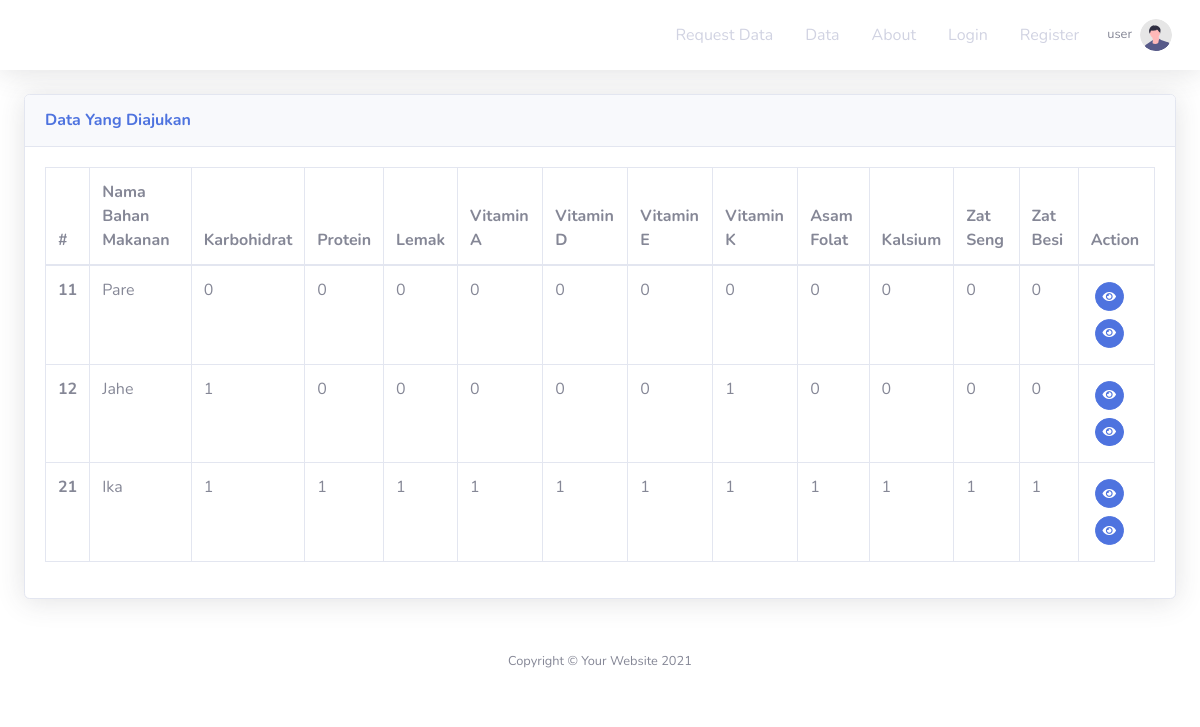
Before: /index.php/frontend/requestdata with the older database file.
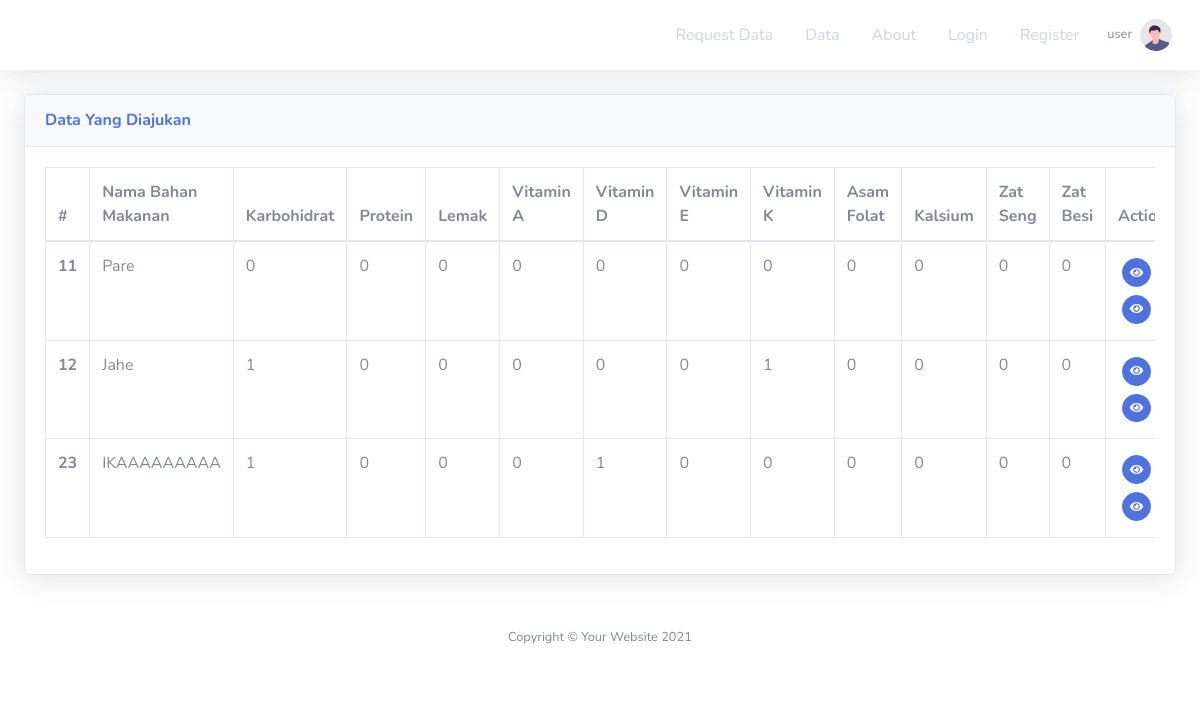
After: the same page with the newer database file.
### tables this page shows
CREATE TABLE `tb_gizi`  (
  `id_gizi` int NOT NULL AUTO_INCREMENT,
  `name` varchar(128) NOT NULL,
  `zat_karbohidrat` tinyint(1) NOT NULL,
  `zat_protein` tinyint(1) NOT NULL,
  `zat_lemak` tinyint(1) NOT NULL,
  `vitamin_a` tinyint(1) NOT NULL,
  `vitamin_d` tinyint(1) NOT NULL,
  `vitamin_e` tinyint(1) NOT NULL,
  `vitamin_k` tinyint(1) NOT NULL,
  `asam_folat` tinyint(1) NOT NULL,
  `zat_kalsium` tinyint(1) NOT NULL,
  `zat_seng` tinyint(1) NOT NULL,
  `zat_besi` tinyint(1) NOT NULL,
  `date_created` date NOT NULL,
  `jumlah_takaran` varchar(50) NULL DEFAULT NULL,
  `id_user` int NULL DEFAULT NULL,
  `foto_bahan_makanan` varchar(255) NULL DEFAULT NULL,
  `lampiran` varchar(255) NULL DEFAULT NULL,
  `is_active` int NULL DEFAULT NULL,
  PRIMARY KEY (`id_gizi`) USING BTREE,
  INDEX `id_takaran`(`jumlah_takaran`) USING BTREE,
  INDEX `tb_gizi_ibfk_1`(`id_user`) USING BTREE,
  CONSTRAINT `tb_gizi_ibfk_1` FOREIGN KEY (`id_user`) REFERENCES `tb_user` (`id_user`) ON DELETE RESTRICT ON UPDATE RESTRICT
);

### application/controllers/frontend/RequestData.php (called while the page is built, shortened)
<?php
class RequestData extends CI_Controller
{
    function __construct()
    {
        $this->load->model('m_requestdata');
    }
    public function index()
    {
        $data['page_title'] = 'Finite Covering';
        $data['gizi'] = $this->m_requestdata->read();
        $this->load->view('frontend/requestdata/index', $data);
    }
}

### index.php (called while the page is built, shortened)
<?php
require_once BASEPATH.'core/CodeIgniter.php';

### application/models/M_requestdata.php (called while the page is built, shortened)
<?php
class M_requestdata extends CI_Model
{
    public function read()
    {
        $this->db->select('*');
        $this->db->from('tb_gizi');
        $this->db->where('is_active', 0);
        $query = $this->db->get();
        return $query;
    }
}

### application/views/frontend/requestdata/index.php (the view, shortened to what this page needs)
<div class="container-fluid">
    <div class="card shadow mb-4">
        <div class="card-header py-3">
            <h6 class="m-0 font-weight-bold text-primary">Data Yang Diajukan</h6>
        </div>
        <div class="card-body">
            <div class="table-responsive">
                <table class="table table-bordered" id="dataTable" width="100%" cellspacing="0">
                    <thead>
                        <tr>
                            <th>#</th>
                            <th>Nama Bahan Makanan</th>
                            <th>Karbohidrat</th>
                            <th>Protein</th>
                            <th>Lemak</th>
                            <th>Vitamin A</th>
                            <th>Vitamin D</th>
                            <th>Vitamin E</th>
                            <th>Vitamin K</th>
                            <th>Asam Folat</th>
                            <th>Kalsium</th>
                            <th>Zat Seng</th>
                            <th>Zat Besi</th>
                            <th>Action</th>
                        </tr>
                    </thead>
                    <tbody>
                        <?php
                        foreach ($gizi->result() as $row) { ?>
                            <tr class="data">
                                <th><?php echo $row->id_gizi; ?></th>
                                <td><?php echo  $row->name; ?></td>
                                <td><?php echo  $row->zat_karbohidrat; ?></td>
                                <td><?php echo  $row->zat_protein; ?></td>
                                <td><?php echo  $row->zat_lemak; ?></td>
                                <td><?php echo  $row->vitamin_a; ?></td>
                                <td><?php echo  $row->vitamin_d; ?></td>
                                <td><?php echo  $row->vitamin_e; ?></td>
                                <td><?php echo  $row->vitamin_k; ?></td>
                                <td><?php echo  $row->asam_folat; ?></td>
                                <td><?php echo  $row->zat_kalsium; ?></td>
                                <td><?php echo  $row->zat_seng; ?></td>
                                <td><?php echo $row->zat_besi; ?></td>
                                <td>
                                    <button type="button" id="<?php echo $row->id_gizi; ?>" class="btn btn-primary btn-circle btn-sm view_data m-1" title="Lihat Detail" data-target="#viewDetails" data-toggle="modal">
                                        <i class="fas fa-eye"></i>
                                    </button>
                                    <button type="button" id="<?php echo $row->id_gizi; ?>" class="btn btn-primary btn-circle btn-sm view_data m-1" title="Lihat Detail" data-target="#viewDetails" data-toggle="modal">
                                        <i class="fas fa-eye"></i>
                                    </button>
                                </td>
                            </tr>
                        <?php } ?>
                    </tbody>
                </table>
            </div>
        </div>
    </div>

Changed rows visible on the page:
removed tb_gizi: id_gizi "21", name "Ika", zat_karbohidrat "1", zat_protein "1", zat_lemak "1", vitamin_a "1", vitamin_d "1", vitamin_e "1", vitamin_k "1", asam_folat "1", zat_kalsium "1", zat_seng "1", zat_besi "1"
added tb_gizi: id_gizi "23", name "IKAAAAAAAAA", zat_karbohidrat "1", zat_protein "0", zat_lemak "0", vitamin_a "0", vitamin_d "1", vitamin_e "0", vitamin_k "0", asam_folat "0", zat_kalsium "0", zat_seng "0", zat_besi "0"
